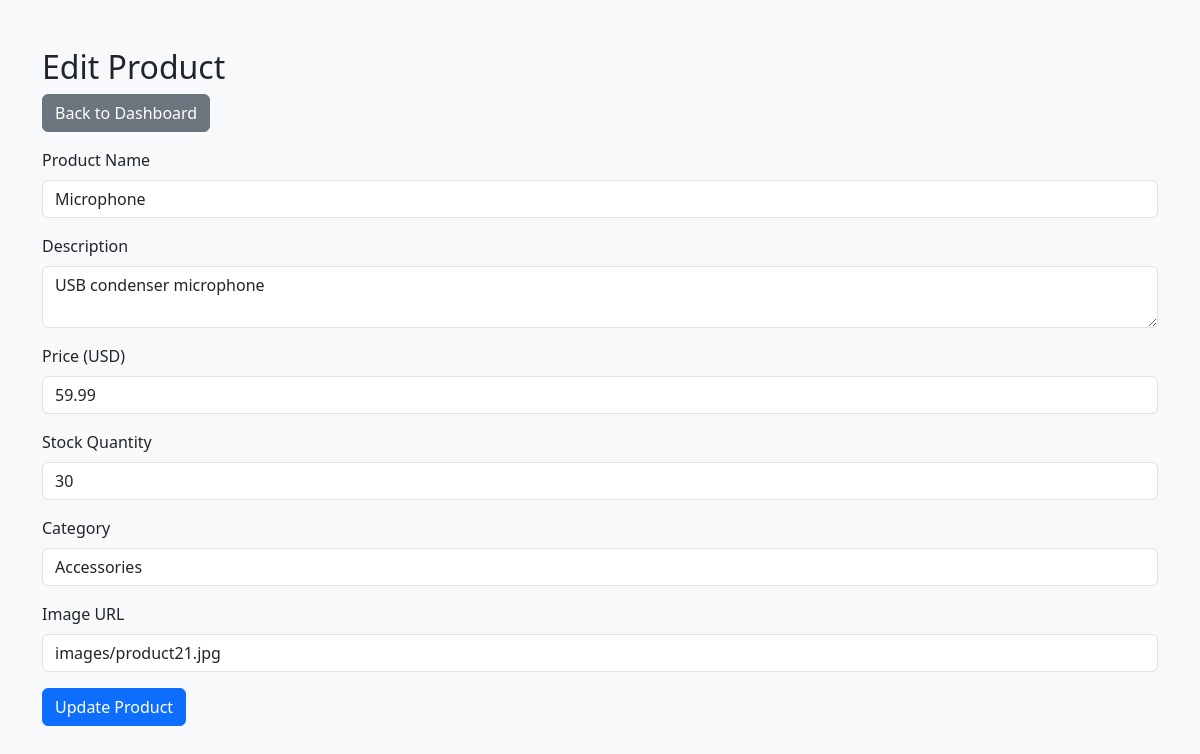
Screenshot of /online_computer_store/admin/edit_product.php?id=21 (signed in) with the database file from the repository.
### tables this page shows
CREATE TABLE IF NOT EXISTS products (
    id INT AUTO_INCREMENT PRIMARY KEY,
    name VARCHAR(255) NOT NULL,
    description TEXT NOT NULL,
    price DECIMAL(10,2) NOT NULL,
    image_url VARCHAR(255) NOT NULL,
    category VARCHAR(255) DEFAULT 'Accessories',
    stock INT NOT NULL DEFAULT 0
);

### online_computer_store/admin/edit_product.php (the view, shortened to what this page needs)
<?php
require '../../config.php';
$id = $_GET['id'];
$stmt = $conn->prepare("SELECT * FROM products WHERE id = ?");
$stmt->execute([$id]);
$product = $stmt->fetch(PDO::FETCH_ASSOC);
?>
<!DOCTYPE html>
<html lang="en">
<head>
    <link href="https://cdn.jsdelivr.net/npm/bootstrap@5.3.0/dist/css/bootstrap.min.css" rel="stylesheet">
</head>
<body class="bg-light">
<div class="container mt-5">
    <h2>Edit Product</h2>
    <a href="dashboard.php" class="btn btn-secondary mb-3">Back to Dashboard</a>
    <form method="POST">
        <div class="mb-3">
            <label class="form-label">Product Name</label>
            <input type="text" name="name" class="form-control" value="<?php echo htmlspecialchars($product['name']); ?>" required>
        </div>
        <div class="mb-3">
            <label class="form-label">Description</label>
            <textarea name="description" class="form-control" required><?php echo htmlspecialchars($product['description']); ?></textarea>
        </div>
        <div class="mb-3">
            <label class="form-label">Price (USD)</label>
            <input type="number" step="0.01" name="price" class="form-control" value="<?php echo $product['price']; ?>" required>
        </div>
        <div class="mb-3">
            <label class="form-label">Stock Quantity</label>
            <input type="number" name="stock" class="form-control" value="<?php echo $product['stock']; ?>" required>
        </div>
        <div class="mb-3">
            <label class="form-label">Category</label>
            <input type="text" name="category" class="form-control" value="<?php echo htmlspecialchars($product['category']); ?>">
        </div>
        <div class="mb-3">
            <label class="form-label">Image URL</label>
            <input type="text" name="image_url" class="form-control" value="<?php echo htmlspecialchars($product['image_url']); ?>">
        </div>
        <button class="btn btn-primary">Update Product</button>
    </form>
</div>
</body>
</html>

### rows the page displays
products: name "Microphone", description "USB condenser microphone", price "59.99", stock "30", category "Accessories", image_url "images/product21.jpg"
